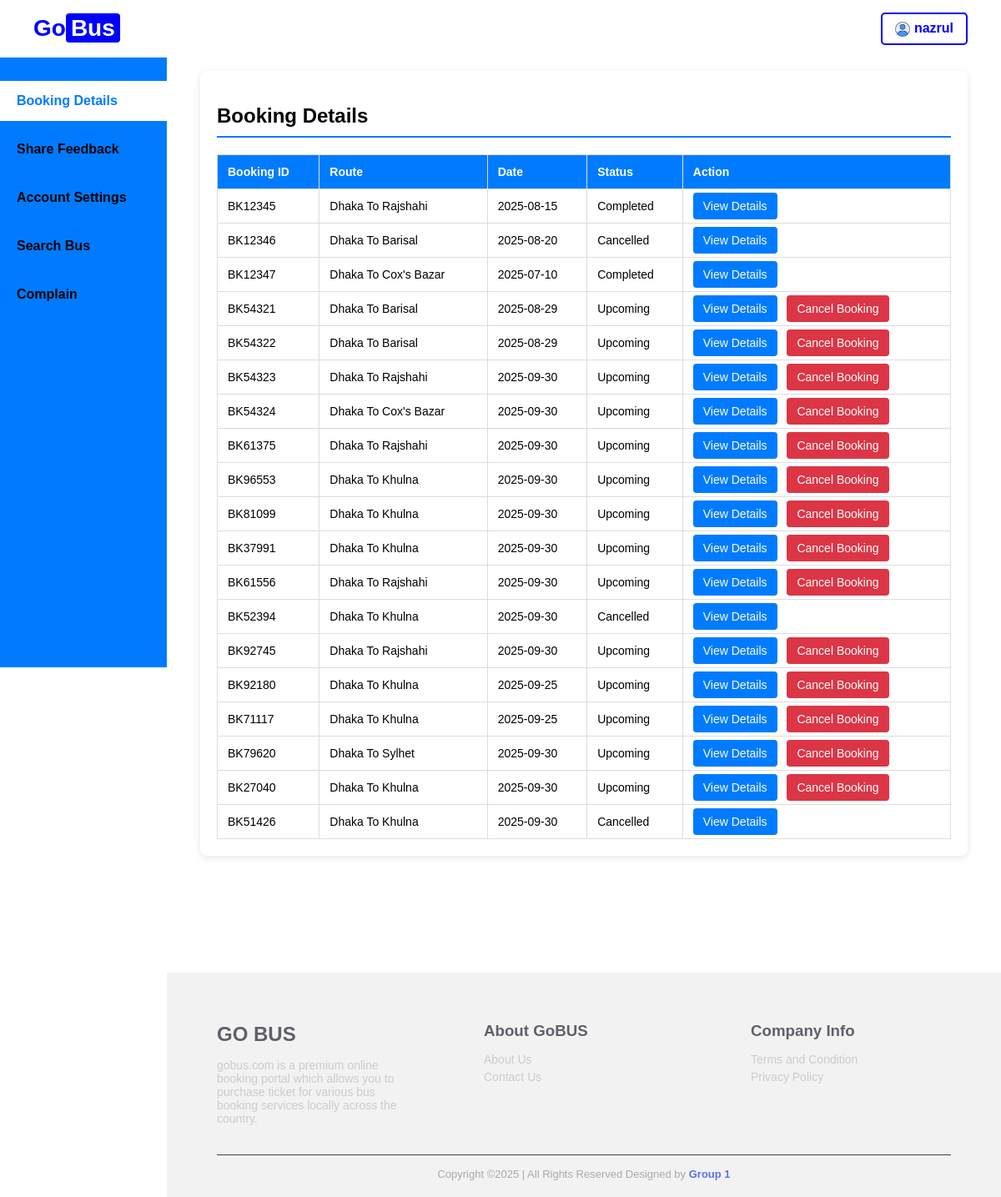
Screenshot of /screens/userDashboard.php (signed in) with the database file from the repository.
### tables this page shows
CREATE TABLE `bookings` (
  `id` int(11) NOT NULL,
  `user_id` int(11) NOT NULL,
  `bus_id` int(11) NOT NULL,
  `seat_number` varchar(10) NOT NULL,
  `phone_number` varchar(20) NOT NULL,
  `boarding_point` varchar(100) NOT NULL,
  `dropping_point` varchar(100) NOT NULL,
  `booking_id` varchar(10) NOT NULL,
  `route` varchar(100) NOT NULL,
  `date` date NOT NULL,
  `status` enum('Completed','Upcoming','Cancelled') NOT NULL,
  `returnDate` date DEFAULT NULL,
  `transaction_id` varchar(50) DEFAULT NULL,
  `payment_method` varchar(20) DEFAULT NULL,
  `fare` decimal(10,2) NOT NULL DEFAULT 0.00,
  `operator_name` varchar(255) NOT NULL,
  `promo_code` varchar(50) DEFAULT NULL
);

### screens/userDashboard.php (the view, shortened to what this page needs)
<?php
$username = htmlspecialchars($_SESSION['username']);
$errors = [];
$bookings = [];
$servername = "localhost";
$db_username = "root";
$db_password = "";
$dbname = "gobus";
try {
    $conn = new mysqli($servername, $db_username, $db_password, $dbname);
    if ($conn->connect_error) {
        $errors['general'] = "Database connection failed: " . $conn->connect_error;
    } else {
        $sql = "SELECT booking_id, route, date, status FROM bookings WHERE user_id = ?";
        $stmt = $conn->prepare($sql);
        $stmt->bind_param("i", $_SESSION['user_id']);
        $stmt->execute();
        $result = $stmt->get_result();
        while ($row = $result->fetch_assoc()) {
            $bookings[] = $row;
        }
    }
} catch (mysqli_sql_exception $e) {
    $errors['general'] = "Database error: " . $e->getMessage();
}
?>
<!DOCTYPE html>
<html lang="en">
<head>
    <link rel="stylesheet" type="text/css" href="../css/userDashboard.css">
</head>
<body>
    <header>
        <div class="logo">Go<span id="logo">Bus</span></div>
        <div class="header-right">
            <a href="#" class="logout-btn" onclick="return confirm('Do you want to log out?') ? window.location.href='logout.php' : false;">
                <img src="../picture/user_logo.png" alt="User Icon" style="width: 18px; height: 18px; vertical-align: middle;"> <?php echo $username; ?>
            </a>
        </div>
    </header>
    <nav class="sidebar">
        <ul>
            <li><a href="userDashboard.php" class="sidebar-link active">Booking Details</a></li>
            <li><a href="userFeedback.php" class="sidebar-link">Share Feedback</a></li>
            <li><a href="userAccountSettings.php" class="sidebar-link">Account Settings</a></li>
            <li><a href="../index.php" class="sidebar-link">Search Bus</a></li>
            <li><a href="./userComplaint.php" class="sidebar-link">Complain</a></li>
        </ul>
    </nav>
    <main class="main-content">
        <section id="bookings" class="section">
            <h2>Booking Details</h2>
            <table class="booking-table">
                <thead>
                    <tr>
                        <th>Booking ID</th>
                        <th>Route</th>
                        <th>Date</th>
                        <th>Status</th>
                        <th>Action</th>
                    </tr>
                </thead>
                <tbody>
                    <?php if (empty($bookings)): ?>
                        <tr>
                            <td colspan="5" style="text-align: center;">No bookings found.</td>
                        </tr>
                    <?php else: ?>
                        <?php foreach ($bookings as $booking): ?>
                            <tr>
                                <td><?php echo htmlspecialchars($booking['booking_id']); ?></td>
                                <td><?php echo htmlspecialchars($booking['route']); ?></td>
                                <td><?php echo htmlspecialchars($booking['date']); ?></td>
                                <td><?php echo htmlspecialchars($booking['status']); ?></td>
                                <td>
                                    <a href="./viewBookingDetails.php?booking_id=<?php echo urlencode($booking['booking_id']); ?>" class="view-btn">View Details</a>
                                    <?php if ($booking['status'] === 'Upcoming'): ?>
                                        <a href="cancelTicket.php?booking_id=<?php echo urlencode($booking['booking_id']); ?>" class="cancel-btn">Cancel Booking</a>
                                    <?php endif; ?>
                                </td>
                            </tr>
                        <?php endforeach; ?>
                    <?php endif; ?>
                </tbody>
            </table>
        </section>
    </main>
    <footer>
        <div class="footerContainer">
            <div class="footerSection">
                <h2>GO BUS</h2>
                <p>
                    gobus.com is a premium online booking portal which allows you to purchase ticket
                    for various bus booking services locally across the country.
                </p>
            </div>
            <div class="footerSection">
                <h3>About GoBUS</h3>
                <a href="aboutUs.php">About Us</a>
                <a href="contact.php">Contact Us</a>
            </div>
            <div class="footerSection">
                <h3>Company Info</h3>
                <a href="terms.php">Terms and Condition</a>
                <a href="privacy.php">Privacy Policy</a>
            </div>
        </div>
        <div class="footerBottom">
            Copyright &copy;2025 | All Rights Reserved Designed by <span class="designer">Group 1</span>
        </div>
    </footer>
</body>
</html>

### css/userDashboard.css (style rules this page uses)
body { margin: 0; font-family: Arial, sans-serif; }
header { display: flex; justify-content: space-between; align-items: center; padding: 15px 40px; background: rgba(255, 255, 255, 0.9); position: fixed; top: 0; left: 0; right: 0; z-index: 100; }
.logo { font-size: 28px; font-weight: bold; color: blue; }
#logo { color:white; background:blue; padding:2px 6px; border-radius:4px; }
.header-right { display: flex; gap: 15px; align-items: center; }
.logout-btn { border: 2px solid blue; color: blue; padding: 8px 15px; border-radius: 5px; text-decoration: none; font-weight: bold; }
a { text-decoration: none; }
.sidebar { width: 200px; background-color: #007bff; height: calc(100vh - 67px); position: fixed; top: 67px; left: 0; padding-top: 20px; box-sizing: border-box; overflow-y: auto; }
.sidebar ul { list-style: none; padding: 0; margin: 0; }
.sidebar ul li { margin: 10px 0; }
.sidebar ul li a { color: Black; text-decoration: none; display: block; padding: 15px 20px; font-weight: bold; font-size: 16px; }
.sidebar ul li a.active { background-color: #ffffff; color: #007bff; }
.main-content { padding: 40px; max-width: 1200px; margin: 110px auto 0; margin-left: 200px; margin-top: 45px; }
.section { background-color: white; border-radius: 8px; box-shadow: 0 2px 10px rgba(0, 0, 0, 0.1); padding: 20px; margin-bottom: 40px; }
.section h2 { border-bottom: 2px solid #007bff; padding-bottom: 10px; margin-bottom: 20px; }
.booking-table { width: 100%; border-collapse: collapse; }
.booking-table td { border: 1px solid #ddd; padding: 12px; text-align: left; font-size: 14px; }
.booking-table th { background-color: #007bff; color: white; border: 1px solid #ddd; padding: 12px; font-size: 14px; text-align: left; }
.booking-table .view-btn { background-color: #007bff; color: white; border: none; padding: 8px 12px; border-radius: 4px; cursor: pointer; margin-right: 8px; }
.booking-table .cancel-btn { background-color: #dc3545; color: white; border: none; padding: 8px 12px; border-radius: 4px; cursor: pointer; }
footer { background: #f2f2f2; color: #27272b; padding: 40px 60px 20px; margin-top: 60px; margin-left: 200px; }
.footerContainer { display: grid; grid-template-columns: repeat(auto-fit, minmax(220px, 1fr)); gap: 80px; }
.footerSection h2, h3 { color:#60606b; margin-bottom: 15px; }
.footerSection p, .footerSection a { font-size: 14px; color: #ccc; text-decoration: none; display: block; margin: 5px 0; }
.footerBottom { text-align: center; border-top: 1px solid #444; margin-top: 30px; padding-top: 15px; font-size: 13px; color: #aaa; }
.designer { font-weight:bold; color: rgb(92, 115, 225); }

### rows the page displays
bookings: booking "BK12345", route "Dhaka To Rajshahi", date "2025-08-15", status "Completed"
bookings: booking "BK12346", route "Dhaka To Barisal", date "2025-08-20", status "Cancelled"
bookings: booking "BK12347", route "Dhaka To Cox's Bazar", date "2025-07-10", status "Completed"
bookings: booking "BK54321", route "Dhaka To Barisal", date "2025-08-29", status "Upcoming"
bookings: booking "BK54322", route "Dhaka To Barisal", date "2025-08-29", status "Upcoming"
bookings: booking "BK54323", route "Dhaka To Rajshahi", date "2025-09-30", status "Upcoming"
bookings: booking "BK54324", route "Dhaka To Cox's Bazar", date "2025-09-30", status "Upcoming"
bookings: booking "BK61375", route "Dhaka To Rajshahi", date "2025-09-30", status "Upcoming"
bookings: booking "BK96553", route "Dhaka To Khulna", date "2025-09-30", status "Upcoming"
bookings: booking "BK81099", route "Dhaka To Khulna", date "2025-09-30", status "Upcoming"
bookings: booking "BK37991", route "Dhaka To Khulna", date "2025-09-30", status "Upcoming"
bookings: booking "BK61556", route "Dhaka To Rajshahi", date "2025-09-30", status "Upcoming"
bookings: booking "BK52394", route "Dhaka To Khulna", date "2025-09-30", status "Cancelled"
bookings: booking "BK92745", route "Dhaka To Rajshahi", date "2025-09-30", status "Upcoming"
bookings: booking "BK92180", route "Dhaka To Khulna", date "2025-09-25", status "Upcoming"
bookings: booking "BK71117", route "Dhaka To Khulna", date "2025-09-25", status "Upcoming"
bookings: booking "BK79620", route "Dhaka To Sylhet", date "2025-09-30", status "Upcoming"
bookings: booking "BK27040", route "Dhaka To Khulna", date "2025-09-30", status "Upcoming"
bookings: booking "BK51426", route "Dhaka To Khulna", date "2025-09-30", status "Cancelled"

### other values shown
$username "nazrul"
